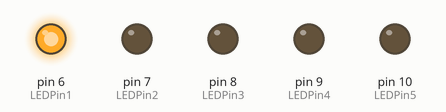
The sketch below on a simulated Arduino Uno, built with avr-gcc and run on an emulated ATmega328P. Parts: output pins drawn as LEDs (lit = HIGH).

Above: at 0.05 s.
At 0.67 s:
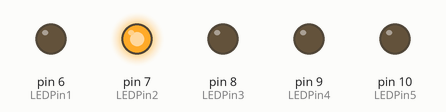
At 1.39 s:
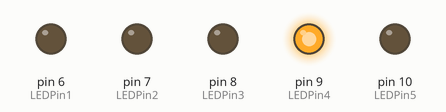
At 2.01 s:
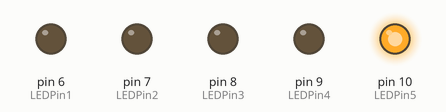
At 2.84 s:
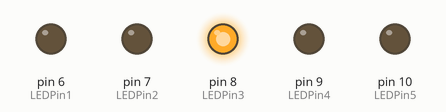
Timing chart, 0 to 3.1 s (numbered marks = the images above):
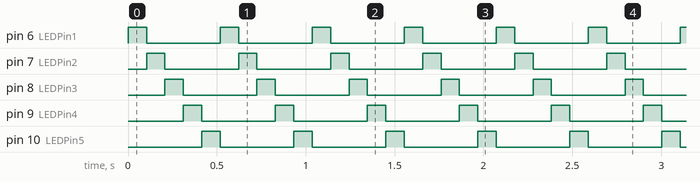

The sketch:

EX12.a.ino
```cpp
int count=1;

//led pins used
int LEDPin1=6;
int LEDPin2=7;
int LEDPin3=8;
int LEDPin4=9;
int LEDPin5=10;


void setup() {
  pinMode(LEDPin1, OUTPUT);//setup led pins
  pinMode(LEDPin2, OUTPUT);//setup led pins
  pinMode(LEDPin3, OUTPUT);//setup led pins
  pinMode(LEDPin4, OUTPUT);//setup led pins
  pinMode(LEDPin5, OUTPUT); //setup led pins
}


void loop() {


if(count >= 1 && count <= 100){
          digitalWrite(LEDPin1, HIGH);
          digitalWrite(LEDPin2, LOW);
          digitalWrite(LEDPin3, LOW);
          digitalWrite(LEDPin4, LOW);
          digitalWrite(LEDPin5, LOW);
        }
if(count >= 101 && count <= 200){
          digitalWrite(LEDPin1, LOW);
          digitalWrite(LEDPin2, HIGH);
        }
if(count >= 201 && count <= 300){
          digitalWrite(LEDPin2, LOW);
          digitalWrite(LEDPin3, HIGH);
        }
if(count >= 301 && count <= 400){
          digitalWrite(LEDPin3, LOW);
          digitalWrite(LEDPin4, HIGH);
        }
if(count >= 401 && count <= 500){
          digitalWrite(LEDPin4, LOW);
          digitalWrite(LEDPin5, HIGH);
        }
count++;
delay(1);
count=count%500;
}
```

Measured:
- by itself, pin 6 (LEDPin1), pin 7 (LEDPin2), pin 8 (LEDPin3), pin 9 (LEDPin4), pin 10 (LEDPin5): alternates HIGH for 0.10 s and LOW for 0.41 s
